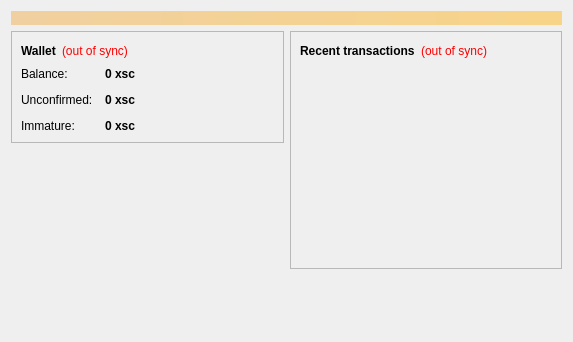
<?xml version="1.0" encoding="UTF-8"?>
<ui version="4.0">
 <class>OverviewPage</class>
 <widget class="QWidget" name="OverviewPage">
  <property name="geometry">
   <rect>
    <x>0</x>
    <y>0</y>
    <width>573</width>
    <height>342</height>
   </rect>
  </property>
  <property name="windowTitle">
   <string>Form</string>
  </property>
  <layout class="QVBoxLayout" name="topLayout">
   <item>
    <widget class="QLabel" name="labelAlerts">
     <property name="visible">
      <bool>false</bool>
     </property>
     <property name="styleSheet">
      <string notr="true">background-color: qlineargradient(x1: 0, y1: 0, x2: 1, y2: 0, stop:0 #F0D0A0, stop:1 #F8D488); color:#000000;</string>
     </property>
     <property name="wordWrap">
      <bool>true</bool>
     </property>
     <property name="margin">
      <number>3</number>
     </property>
    </widget>
   </item>
   <item>
    <layout class="QHBoxLayout" name="horizontalLayout" stretch="1,1">
     <item>
      <layout class="QVBoxLayout" name="verticalLayout_2">
       <item>
        <widget class="QFrame" name="frame">
         <property name="frameShape">
          <enum>QFrame::StyledPanel</enum>
         </property>
         <property name="frameShadow">
          <enum>QFrame::Raised</enum>
         </property>
         <layout class="QVBoxLayout" name="verticalLayout_4">
          <item>
           <layout class="QHBoxLayout" name="horizontalLayout_4">
            <item>
             <widget class="QLabel" name="label_5">
              <property name="font">
               <font>
                <weight>75</weight>
                <bold>true</bold>
               </font>
              </property>
              <property name="text">
               <string>Wallet</string>
              </property>
             </widget>
            </item>
            <item>
             <widget class="QLabel" name="labelWalletStatus">
              <property name="toolTip">
               <string>The displayed information may be out of date. Your wallet automatically synchronizes with the xscoin network after a connection is established, but this process has not completed yet.</string>
              </property>
              <property name="styleSheet">
               <string notr="true">QLabel { color: red; }</string>
              </property>
              <property name="text">
               <string notr="true">(out of sync)</string>
              </property>
              <property name="alignment">
               <set>Qt::AlignLeading|Qt::AlignLeft|Qt::AlignVCenter</set>
              </property>
             </widget>
            </item>
            <item>
             <spacer name="horizontalSpacer_2">
              <property name="orientation">
               <enum>Qt::Horizontal</enum>
              </property>
              <property name="sizeHint" stdset="0">
               <size>
                <width>40</width>
                <height>20</height>
               </size>
              </property>
             </spacer>
            </item>
           </layout>
          </item>
          <item>
           <layout class="QFormLayout" name="formLayout_2">
            <property name="fieldGrowthPolicy">
             <enum>QFormLayout::AllNonFixedFieldsGrow</enum>
            </property>
            <property name="horizontalSpacing">
             <number>12</number>
            </property>
            <property name="verticalSpacing">
             <number>12</number>
            </property>
            <item row="0" column="0">
             <widget class="QLabel" name="label">
              <property name="text">
               <string>Balance:</string>
              </property>
             </widget>
            </item>
            <item row="0" column="1">
             <widget class="QLabel" name="labelBalance">
              <property name="font">
               <font>
                <weight>75</weight>
                <bold>true</bold>
               </font>
              </property>
              <property name="cursor">
               <cursorShape>IBeamCursor</cursorShape>
              </property>
              <property name="toolTip">
               <string>Your current balance</string>
              </property>
              <property name="text">
               <string notr="true">0 xsc</string>
              </property>
              <property name="textInteractionFlags">
               <set>Qt::LinksAccessibleByMouse|Qt::TextSelectableByKeyboard|Qt::TextSelectableByMouse</set>
              </property>
             </widget>
            </item>
            <item row="1" column="0">
             <widget class="QLabel" name="label_3">
              <property name="text">
               <string>Unconfirmed:</string>
              </property>
             </widget>
            </item>
            <item row="1" column="1">
             <widget class="QLabel" name="labelUnconfirmed">
              <property name="font">
               <font>
                <weight>75</weight>
                <bold>true</bold>
               </font>
              </property>
              <property name="cursor">
               <cursorShape>IBeamCursor</cursorShape>
              </property>
              <property name="toolTip">
               <string>Total of transactions that have yet to be confirmed, and do not yet count toward the current balance</string>
              </property>
              <property name="text">
               <string notr="true">0 xsc</string>
              </property>
              <property name="textInteractionFlags">
               <set>Qt::LinksAccessibleByMouse|Qt::TextSelectableByKeyboard|Qt::TextSelectableByMouse</set>
              </property>
             </widget>
            </item>
            <item row="2" column="0">
             <widget class="QLabel" name="labelImmatureText">
              <property name="text">
               <string>Immature:</string>
              </property>
             </widget>
            </item>
            <item row="2" column="1">
             <widget class="QLabel" name="labelImmature">
              <property name="font">
               <font>
                <weight>75</weight>
                <bold>true</bold>
               </font>
              </property>
              <property name="toolTip">
               <string>Mined balance that has not yet matured</string>
              </property>
              <property name="text">
               <string notr="true">0 xsc</string>
              </property>
              <property name="textInteractionFlags">
               <set>Qt::LinksAccessibleByMouse|Qt::TextSelectableByKeyboard|Qt::TextSelectableByMouse</set>
              </property>
             </widget>
            </item>
           </layout>
          </item>
         </layout>
        </widget>
       </item>
       <item>
        <spacer name="verticalSpacer">
         <property name="orientation">
          <enum>Qt::Vertical</enum>
         </property>
         <property name="sizeHint" stdset="0">
          <size>
           <width>20</width>
           <height>40</height>
          </size>
         </property>
        </spacer>
       </item>
      </layout>
     </item>
     <item>
      <layout class="QVBoxLayout" name="verticalLayout_3">
       <item>
        <widget class="QFrame" name="frame_2">
         <property name="frameShape">
          <enum>QFrame::StyledPanel</enum>
         </property>
         <property name="frameShadow">
          <enum>QFrame::Raised</enum>
         </property>
         <layout class="QVBoxLayout" name="verticalLayout">
          <item>
           <layout class="QHBoxLayout" name="horizontalLayout_2">
            <item>
             <widget class="QLabel" name="label_4">
              <property name="text">
               <string>&lt;b&gt;Recent transactions&lt;/b&gt;</string>
              </property>
             </widget>
            </item>
            <item>
             <widget class="QLabel" name="labelTransactionsStatus">
              <property name="toolTip">
               <string>The displayed information may be out of date. Your wallet automatically synchronizes with the xscoin network after a connection is established, but this process has not completed yet.</string>
              </property>
              <property name="styleSheet">
               <string notr="true">QLabel { color: red; }</string>
              </property>
              <property name="text">
               <string notr="true">(out of sync)</string>
              </property>
              <property name="alignment">
               <set>Qt::AlignRight|Qt::AlignTrailing|Qt::AlignVCenter</set>
              </property>
             </widget>
            </item>
            <item>
             <spacer name="horizontalSpacer">
              <property name="orientation">
               <enum>Qt::Horizontal</enum>
              </property>
              <property name="sizeHint" stdset="0">
               <size>
                <width>40</width>
                <height>20</height>
               </size>
              </property>
             </spacer>
            </item>
           </layout>
          </item>
          <item>
           <widget class="QListView" name="listTransactions">
            <property name="styleSheet">
             <string notr="true">QListView { background: transparent; }</string>
            </property>
            <property name="frameShape">
             <enum>QFrame::NoFrame</enum>
            </property>
            <property name="verticalScrollBarPolicy">
             <enum>Qt::ScrollBarAlwaysOff</enum>
            </property>
            <property name="horizontalScrollBarPolicy">
             <enum>Qt::ScrollBarAlwaysOff</enum>
            </property>
            <property name="selectionMode">
             <enum>QAbstractItemView::NoSelection</enum>
            </property>
           </widget>
          </item>
         </layout>
        </widget>
       </item>
       <item>
        <spacer name="verticalSpacer_2">
         <property name="orientation">
          <enum>Qt::Vertical</enum>
         </property>
         <property name="sizeHint" stdset="0">
          <size>
           <width>20</width>
           <height>40</height>
          </size>
         </property>
        </spacer>
       </item>
      </layout>
     </item>
    </layout>
   </item>
  </layout>
 </widget>
 <resources/>
 <connections/>
</ui>
